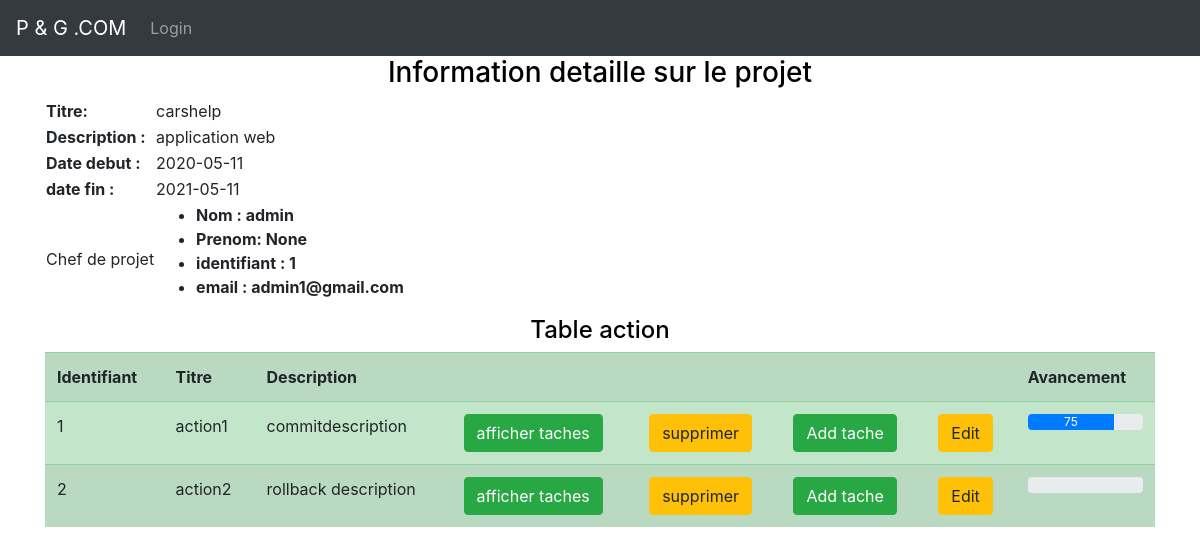
/affichage/1, run on the app's committed database.
### website/models.py (models this page shows, shortened)
class Projet(db.Model):
    id = db.Column(db.Integer, primary_key=True, autoincrement=True)
    titre = db.Column(db.String(40))
    description = db.Column(db.String(100))
    date_debut = db.Column(db.Date())
    date_fin = db.Column(db.Date())
    id_employe = db.Column(db.Integer, db.ForeignKey(Employe.id))
    employe = relationship('Employe', foreign_keys='Projet.id_employe')

class Employe(db.Model, UserMixin):
    id = db.Column(db.Integer, primary_key=True, autoincrement=True)
    nom = db.Column(db.String(20))
    prenom = db.Column(db.String(20))
    email = db.Column(db.String(80), unique=True)
    password = db.Column(db.String(50))
    id_role = db.Column(db.Integer, db.ForeignKey(Role.id))
    role = relationship('Role', foreign_keys='Employe.id_role')
    id_respensabilite = db.Column(db.Integer, db.ForeignKey(Respensabilite.id))
    respensabilite = relationship('Respensabilite', foreign_keys='Employe.id_respensabilite')

class Action(db.Model):
    id = db.Column(db.Integer, primary_key=True, autoincrement=True)
    titre = db.Column(db.String(40))
    description = db.Column(db.String(100))
    id_projet = db.Column(db.Integer, db.ForeignKey(Projet.id))
    projet = relationship('Projet', foreign_keys='Action.id_projet')

### website/views.py (the view)
@views.route('/affichage/<id>', methods=['GET','POST'])
def affichage(id):
    idemp = int(id)
    projects = Projet.query.filter_by(id=idemp)# .filter_by  importation d'une liste !!!
    actions = Action.query.filter_by(id_projet=idemp)
    listd=dict()
    for act in actions :
        progress=0
        taches = Tache.query.filter_by(id_action=act.id)
        nbTache= 0
        nbTacheFini= 0
        for tach in taches:
            nbTache += 1
            if tach.est_fini :
                nbTacheFini += 1
        if nbTache== 0:
            continue
        progress= int((nbTacheFini/nbTache)*100)
        listd[act.id]= progress
    return render_template("affichage.html",user=current_user,project=projects[0],Action=actions, listd=listd)

### website/templates/affichage.html (shortened to what this page needs)
{% extends 'base.html' %}
{% block content %}
<h3 style="text-align:center; color:black">Information detaille sur le projet </h3>
<table>
    <tr>
        <td><b>Titre:</b></td>
        <td>{{ project.titre }}</td>
    </tr>
    <tr>
        <td><b>Description :</b></td>
        <td>{{ project.description }}</td>
    </tr>
    <tr>
        <td><b>Date debut :</b></td>
        <td>{{ project.date_debut }}</td>
    </tr>
    <tr>
        <td><b>date fin :</b></td>
        <td>{{ project.date_fin }}</td>
    </tr>
    <tr>
        <td>Chef de projet</td>
        <td>
            <ul>
                <b><li>Nom : {{ project.employe.nom }}</li></b>
                <b><li>Prenom: {{ project.employe.prenom }}</li></b>
                <b><li>identifiant : {{ project.employe.id }}</li></b>
                <b><li>email : {{ project.employe.email }}</li></b>
            </ul>
        </td>
    </tr>
</table>
<h4 style="text-align: center;text-align: center; color: black;">Table action </h4>
<table class="table table-success table-striped">
    <tr>
    <th>Identifiant</th>
    <th>Titre</th>
    <th>Description</th>
    <th></th>
    <th></th>
    <th></th>
    <th></th>
    <th>Avancement</th>
    </tr>
{% for i in Action %}
<tr>
    <td>{{ i.id }}</td>
    <td>{{ i.titre }}</td>
    <td>{{ i.description }}</td>
    <td>
        <form action="{{ url_for('views.taches',id= i.id) }}" method="POST">
            <input type="submit" class="btn btn-success" value="afficher taches" >
        </form>
    </td>
    <td>
        <form action="{{ url_for('auth.deleteaction') }}" method="POST">
            <input type="submit" name="submit1" class="btn btn-warning"  value="supprimer" >
        </form>
    </td>
    <td>
       <a href="/ajouttache" class="btn btn-success btn-xs" data-toggle="modal" data-target="#modaledit{{ i.id }}" >Add tache</a>
    </td>
    <td>
        <a href="/updateact" class="btn btn-warning btn-xs" data-toggle="modal" data-target="#modaleditact{{ i.id }}">Edit</a>
    </td>
    <td>
        <div class="progress">
            <div class="progress-bar" role="progressbar" style="width: {{ listd[i.id] }}%;" aria-valuenow="{{ listd[i.id] }}" aria-valuemin="0" aria-valuemax="100">{{ listd[i.id] }}</div>
          </div>
        </td>
</tr>
{% endfor %}
</table>
{% endblock %}

### data on the page
Projet: titre "carshelp", description "application web", date_debut "2020-05-11", date_fin "2021-05-11"
Employe: employe.nom "admin", employe.prenom "None", employe.id "1", employe.email "admin1@gmail.com"
Action: id "1", titre "action1", description "commitdescription", listd "75"
Action: id "2", titre "action2", description "rollback description"
